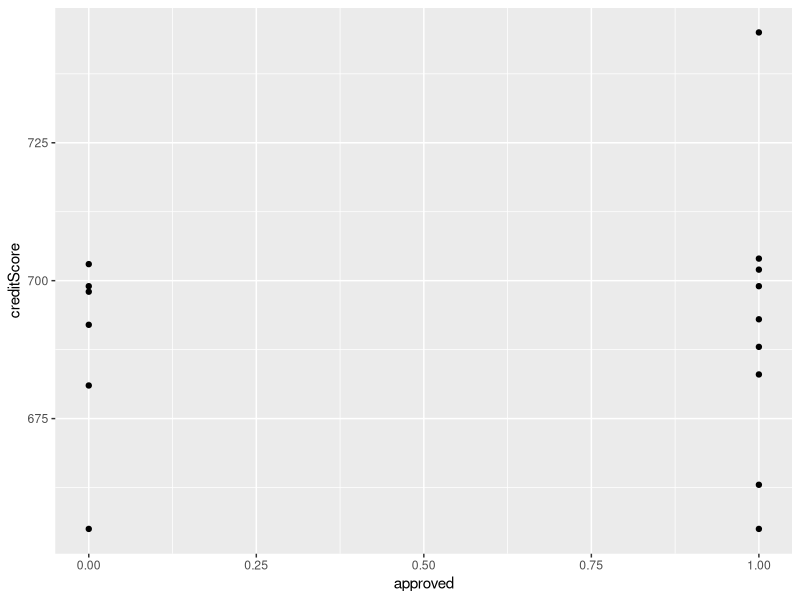

Source code (R):
## ---- chunk 1
# libraries
library(tidyverse)
## ---- chunk 2
# sample data
raw_data <- matrix(c(655, 692, 681, 663, 688, 693, 699, 699, 683, 698, 655, 703, 704, 745, 702, 0,0,0,1,1,1,0,1,1,0,1,0,1,1,1), ncol=2, nrow=15)

colnames(raw_data) <- c('creditScore', 'approved')

mydata <- data.frame(raw_data); mydata
# creditScore = the applicant's credit score
# approved is coded 1 for approved and 0 for not approved; it's a binary, mutually exclusive variable
## ---- chunk 3
# visualising data
raw_data_graph <- ggplot(mydata, aes(y = creditScore, x = approved))+
  geom_point()
